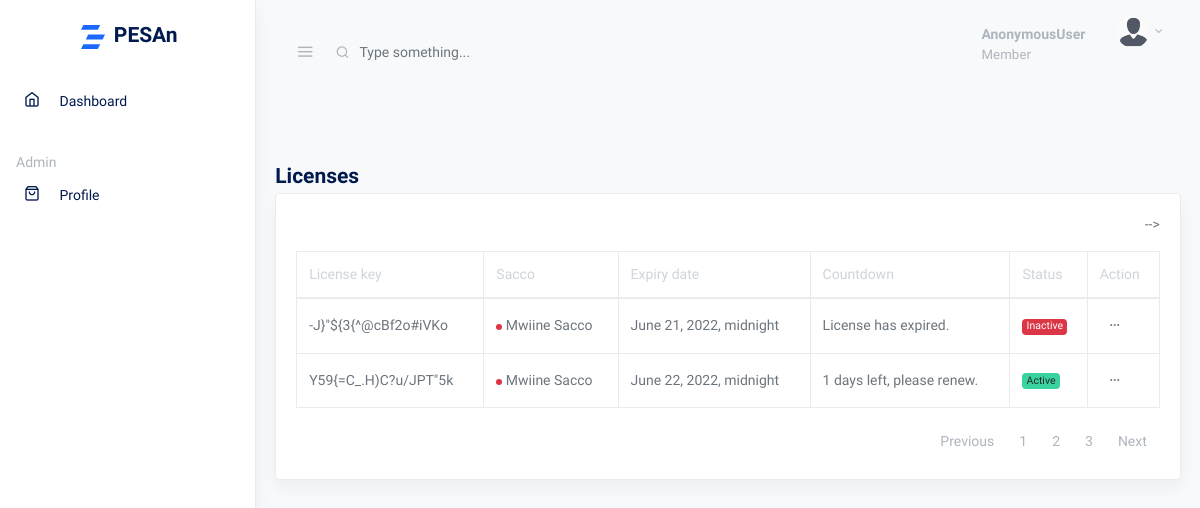
Screenshot of /licenses with the database file from the repository.
### core/models.py (models this page shows, shortened)
class CustomModel(models.Model):
    created_on = models.DateTimeField(auto_now_add=True)
    updated_on = models.DateTimeField(auto_now=True, null=True)
    class Meta:
        abstract = True
        ordering = ['created_on']

class License(CustomModel):
    key = models.CharField(max_length=80, unique=True)
    sacco = models.ForeignKey(Sacco, null=True, on_delete=models.SET_NULL, related_name='business_license')
    expiry_date = models.DateTimeField(auto_now_add=False, auto_now=False, validators=[expire_now_or_future])
    status = models.CharField(max_length=10, choices=STATUS, default='active')
    class Meta:
        ordering = ['-created_on', '-updated_on']
        unique_together = ['key', 'sacco']
    def expiry_countdown(self):
        DAYS_LEFT = (self.expiry_date - timezone.now()).days
        MONTH = 30
        DIRECTOR = self.sacco.director
        if DAYS_LEFT == 0:
            self.sacco.status = 'inactive'
            self.status = 'inactive'
            self.sacco.save()
            self.save()
            msg = f"License has expired."
            return msg
        elif DAYS_LEFT <= MONTH:
            msg = f"{DAYS_LEFT} days left, please renew."
            return msg
        else:
            msg = f"{DAYS_LEFT} days to go."
            return msg

class Sacco(CustomModel):
    name = models.CharField(max_length=80, unique=True)
    package = models.ForeignKey(Package, null=True, on_delete=models.SET_NULL, related_name='bussiness_package')  # TODO Set package to default rather than null
    district = models.CharField(max_length=60, null=True, blank=True,)
    location = models.CharField(max_length=60, null=True, blank=True,)
    email = models.EmailField(null=True, blank=True, unique=True)
    director = models.ForeignKey(User, null=True, on_delete=models.SET_NULL, related_name='bussiness_director', blank=True,)
    status = models.CharField(max_length=10, default='inactive')
    created_by = models.ForeignKey(User, on_delete=models.CASCADE, related_name='bussiness_creator')
    updated_by = models.ForeignKey(User, on_delete=models.CASCADE, related_name='bussiness_updater', null=True, blank=True)
    objects = models.Manager()
    filtered_objects = SaccoManager()
    class Meta:
        ordering = ['-created_on']
    def __str__(self):
        return self.name

### accounts/models.py (models this page shows, shortened)
class User(AbstractBaseUser, PermissionsMixin):
    USERNAME_FIELD = 'email'
    REQUIRED_FIELDS = []
    first_name = models.CharField(max_length=20, blank=True, null=True)
    last_name = models.CharField(max_length=20, blank=True, null=True)
    username = models.CharField(max_length=20, blank=True, null=True)
    email = models.EmailField(unique=True)
    telephone = models.CharField(max_length=15, blank=True, null=True, unique=True)
    id_type = models.CharField(max_length=20, blank=True, choices=ID_TYPE, default='national')
    id_number = models.CharField(max_length=30, blank=True, null=True, validators=[MinLengthValidator(9), MaxLengthValidator(14)])
    photo = models.ImageField(upload_to='profile/', blank=True, null=True, validators=[image_validator])
    date_joined = models.DateTimeField(auto_now_add=True)
    updated_at = models.DateTimeField(auto_now=True)
    is_active = models.BooleanField(default=True)
    is_staff = models.BooleanField(default=False)
    is_member = models.BooleanField(default=False)
    is_previously_logged_in = models.BooleanField(default=False)
    gender = models.CharField(max_length=20, choices=MARITAL_STATUS, default='single')
    village = models.CharField(max_length=60, blank=True, null=True)
    date_of_birth = models.DateField(auto_now_add=False, auto_created=False, blank=True, null=True, validators=[dob_validation])
    gender = models.CharField(max_length=20, blank=True, choices=GENDER, default='single')
    next_of_kin_name = models.CharField(max_length=50, blank=True, null=True)
    next_of_kin_contact = models.CharField(max_length=50, blank=True, null=True)
    occupation = models.CharField(max_length=60, blank=True, null=True)
    employer_type = models.CharField(max_length=60, blank=True, choices=EMPLOYER_TYPE, default='organization')
    organization = models.CharField(max_length=80, blank=True, null=True)
    objects = UserManager()
    class Meta:
        ordering = ['-date_joined', '-updated_at']

### core/views.py (the view)
# urls.py: path('licenses', LicenseListView.as_view(), name='license_list'),
class LicenseListView(ListView):
    model = License
    template_name = "licenses/list.html"
    context_object_name = 'licenses'

### templates/licenses/list.html (shortened to what this page needs)
{% extends 'base.html' %}
{% load humanize %}
{% load static %}
{% block content %}
<div class="row">
    <div class="col-md-12 my-4">
      <h2 class="h4 mb-1">Licenses</h2>
      <div class="card shadow">
        <div class="card-body">
          <div class="toolbar row mb-3">
            <div class="col ml-auto">
              <div class="dropdown float-right">
                 -->
              </div>
            </div>
          </div>
          <table class="table table-bordered">
            <thead>
              <tr role="row">
                <th>License key</th>
                <th>Sacco</th>
                <th>Expiry date</th>
                <th>Countdown</th>
                <th>Status</th>
                <th>Action</th>
              </tr>
            </thead>
            <tbody>
             {% for license in licenses %}
             <tr>
                <td>{{license.key}}</td>
                <td>
                  {% if license.sacco.status == 'active' %}
                  <span class="dot dot-md bg-success"></span>
                  {{license.sacco|title}}
                  {% else %}
                  <span class="dot dot-md bg-danger"></span>
                  {{license.sacco|title}}
                  {% endif %}
                </td>
                <td>{{license.expiry_date}}</td>
                <td>{{ license.expiry_countdown }}</td>
                <td>
                    {% if license.status == 'active' %}
                    <span class="badge badge-success">Active</span>
                    {% else %}
                    <span class="badge badge-danger">Inactive</span>
                    {% endif %}
                </td>
                <td><button class="btn btn-sm dropdown-toggle more-horizontal" type="button" data-toggle="dropdown" aria-haspopup="true" aria-expanded="false">
                  </button>
                </td>
              </tr>
             {% endfor %}
            </tbody>
          </table>
          <nav aria-label="Table Paging" class="mb-0 text-muted">
            <ul class="pagination justify-content-end mb-0">
              <li class="page-item"><a class="page-link" href="#">Previous</a></li>
              <li class="page-item"><a class="page-link" href="#">1</a></li>
              <li class="page-item"><a class="page-link" href="#">2</a></li>
              <li class="page-item"><a class="page-link" href="#">3</a></li>
              <li class="page-item"><a class="page-link" href="#">Next</a></li>
            </ul>
          </nav>
        </div>
      </div>
    </div>
  </div>
{% endblock content %}

### rows the page displays
License: key "-J}\"${3{^@cBf2o#iVKo", sacco "Mwiine Sacco", expiry_date "June 21, 2022, midnight", expiry_countdown "License has expired.", shows "Inactive"
License: key "Y59{=C_.H)C?u/JPT\"5k", sacco "Mwiine Sacco", expiry_date "June 22, 2022, midnight", expiry_countdown "1 days left, please renew.", status "Active"

### other values shown
{{ user }} "AnonymousUser"
